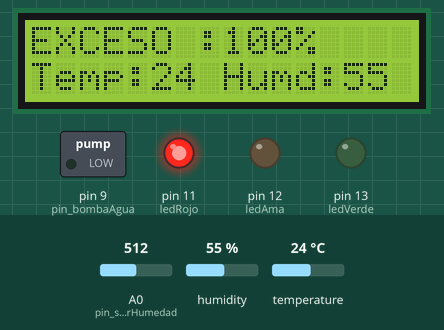
This sketch was run on a simulated Arduino Uno, built with avr-gcc and run on an emulated ATmega328P. On the bench: 16×2 character LCD, switched loads named in the sketch (green lamp = pin HIGH), output pins drawn as LEDs (lit = HIGH). Inputs (shaded band) come from the test bench; at power-on: A0 (pin_sensorHumedad) = 512, humidity 55 %, temperature 24 °C.

Above: at 1.2 s.
1.3 s: A0 (pin_sensorHumedad) set to 578
At 2.1 s:
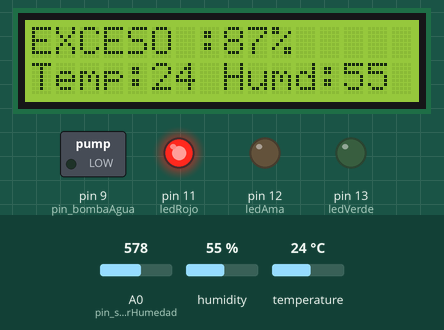
4.7 s: A0 (pin_sensorHumedad) set to 603
At 5.3 s:
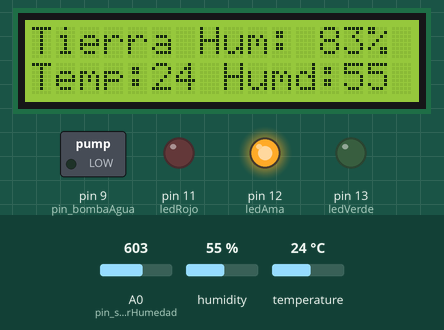
7.4 s: A0 (pin_sensorHumedad) set to 703
9.1 s: A0 (pin_sensorHumedad) set to 739
At 9.6 s:
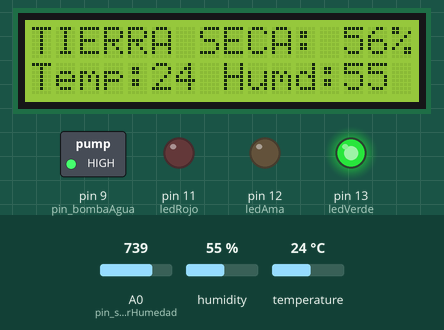
11.7 s: A0 (pin_sensorHumedad) set to 968
At 12.3 s:
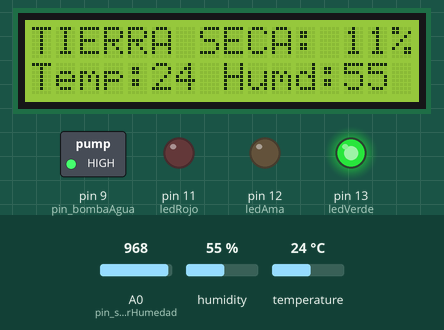
13.4 s: A0 (pin_sensorHumedad) set to 989
At 13.9 s:
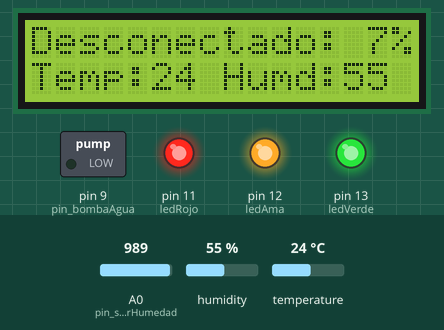
Timing chart, 0 to 16.4 s (numbered marks = the images above; inputs shaded):
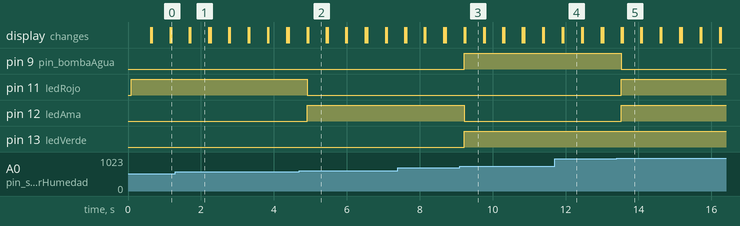

Measured:
- the behaviour switches between 593 and 594 on A0 (pin_sensorHumedad) (found by bisection; images 1 and 2)
- the behaviour switches between 721 and 722 on A0 (pin_sensorHumedad) (found by bisection; images 2 and 3)
- the behaviour switches between 976 and 977 on A0 (pin_sensorHumedad) (found by bisection; images 4 and 5)
- after the input at 1.3 s, the display: first differs from a run without the input after 0.41 s (image 1)
- after the input at 4.7 s, pin 11 (ledRojo): HIGH → LOW after 0.21 s; pin 12 (ledAma): LOW → HIGH after 0.21 s; the display: first differs from a run without the input after 0.24 s (image 2)
- after the input at 9.1 s, pin 9 (pin_bombaAgua), pin 13 (ledVerde): LOW → HIGH after 0.12 s; pin 12 (ledAma): HIGH → LOW after 0.12 s; the display: first differs from a run without the input after 0.15 s (image 3)
- after the input at 11.7 s, the display: first differs from a run without the input after 0.24 s (image 4)
- after the input at 13.4 s, pin 9 (pin_bombaAgua): HIGH → LOW after 0.13 s; pin 11 (ledRojo), pin 12 (ledAma): LOW → HIGH after 0.13 s; the display: first differs from a run without the input after 0.16 s (image 5)

The sketch:

SIS-Riego-Auto.ino
```cpp
/*
Otras configuraciones para LCD
(0x3f,16,2) || (0x27,16,2)  ||(0x20,16,2)
*/
//-------------------------------------------------------------------------------------------------------------------
//---LIBRERIA LCD---
#include <LiquidCrystal_I2C.h>
LiquidCrystal_I2C lcd(0x27,16,2);
//pines LCD
// SDA = A4
// SDL = A5

//---LIBRERIA DHT11--
#include <DHT.h>
#include <DHT_U.h>


//--- PINES SENSOR DHT11 y variables
int pin_sensorDHT11=10;
int tempDh,humedadDh;
DHT dht(pin_sensorDHT11,DHT11);

//---PINES Sensor Humedad TIERRA y variables--
int valor_sensorHumedad;
int pin_sensorHumedad=A0;

//---Bomba Agua--
int pin_bombaAgua=9;

//---PINES LEDS COLORES--
int ledVerde = 13;
int ledAma =12;
int ledRojo =11;

//-------------PROGRAMA PRINCIPAL----------

void setup() {
  //CONFIGURACION LCD:
  lcd.init();
  lcd.backlight();
  lcd.clear();

  //configuracion SENSOR HUMEDAD SUELO

  //--Ini SENSOR DHT11 Sensor humedad temp ambiente
  dht.begin();


  //---SETUP PINES LED---
  pinMode(ledRojo, OUTPUT);
  pinMode(ledVerde, OUTPUT);
  pinMode(ledAma, OUTPUT);

  //--Setup de rele
  pinMode(pin_bombaAgua, OUTPUT);
}

void loop() {

  //----CAPTURA DATOS SENSOR Humedad tierra---
  valor_sensorHumedad=map(analogRead(pin_sensorHumedad),0,1023,200,0); //datos SENSOR HUMEDAD TIERRA
  //---ambiente
  humedadDh = dht.readHumidity();
  tempDh = dht.readTemperature();


  if(valor_sensorHumedad < 10){
    //Se desactiva la bomba para que no riegue
    digitalWrite(pin_bombaAgua, LOW);

    //Se prenden todos los leds para decir que el modulo esta fuera de Tierra
    digitalWrite(ledRojo, HIGH);
    digitalWrite(ledAma, HIGH);
    digitalWrite(ledVerde, HIGH);

    /*
    Se avisa por pantalla que el sensor esta fuera de tierra
    Mas el valor del agua
    */
    lcd.setCursor(0,0);
    lcd.print("Desconectado: ");
    lcd.print(valor_sensorHumedad);
    lcd.print("%");

    /*
    Se agregan los valores de Temperatura y humedad del DHT11
    */
    lcd.setCursor(0,1);
    lcd.print("Temp:");
    lcd.print(tempDh);
    lcd.print(" Humd:");
    lcd.print(humedadDh);

    /*
    Se recarga la pantalla
    */
    delay(500);
    lcd.clear();

  }else if(valor_sensorHumedad >10 && valor_sensorHumedad <60){ //tierra seca

    //Se activa la bomba para que riegue

    digitalWrite(pin_bombaAgua, HIGH);

     /*
    Se prende led verde para decir que la tierra esta seca
    */

    digitalWrite(ledRojo, LOW);
    digitalWrite(ledAma, LOW);
    digitalWrite(ledVerde, HIGH);
    /*
    Se avisa por pantalla que el sensor esta fuera de tierra
    Mas el valor del agua
    */
    lcd.setCursor(0,0);
    lcd.print("TIERRA SECA: ");
    lcd.print(valor_sensorHumedad);
    lcd.print("%");
    /*
    Se agregan los valores de Temperatura y humedad del DHT11
    */
    lcd.setCursor(0,1);
    lcd.print("Temp:");
    lcd.print(tempDh);
    lcd.print(" Humd:");
    lcd.print(humedadDh);
    /*
    Se recarga la pantalla
    */
    delay(500);
    lcd.clear();

  }else if(valor_sensorHumedad >60 && valor_sensorHumedad <85){
    /*
    Se prende el amarrillo decir que la tierra esta Humeda
    */
    digitalWrite(ledRojo, LOW);
    digitalWrite(ledAma, HIGH);
    digitalWrite(ledVerde, LOW);
    /*
    Se muestra por pantalla los datos del sensor de tierra
    */
    lcd.setCursor(0,0);
    lcd.print("Tierra Hum: ");
    lcd.print(valor_sensorHumedad);
    lcd.print("%");
    /*
    Se agregan los valores de Temperatura y humedad del DHT11
    */
    lcd.setCursor(0,1);
    lcd.print("Temp:");
    lcd.print(tempDh);
    lcd.print(" Humd:");
    lcd.print(humedadDh);
    /*
    Se recarga la pantalla
    */
    delay(500);
    lcd.clear();
  }else if(valor_sensorHumedad >85){
    /*
    Se desavtiva la bomba para que riegue
    */
    digitalWrite(pin_bombaAgua, LOW);

    /*
    Se prenden todos los leds para decir que la tierra esta Humeda
    */
    digitalWrite(ledRojo, HIGH);
    digitalWrite(ledAma, LOW);
    digitalWrite(ledVerde, LOW);

    /*
    Se muestra en pantalla los datos del sensor de tierra
    */
    lcd.setCursor(0,0);
    lcd.print("EXCESO :");
    lcd.print(valor_sensorHumedad);
    lcd.print("%");

    /*
    Se agregan los valores de Temperatura y humedad del DHT11
    */
    lcd.setCursor(0,1);
    lcd.setCursor(0,1);
    lcd.print("Temp:");
    lcd.print(tempDh);
    lcd.print(" Humd:");
    lcd.print(humedadDh);

    /*
    Se recarga la pantalla
    */
    delay(500);
    lcd.clear();
  }

}//fin void
```
